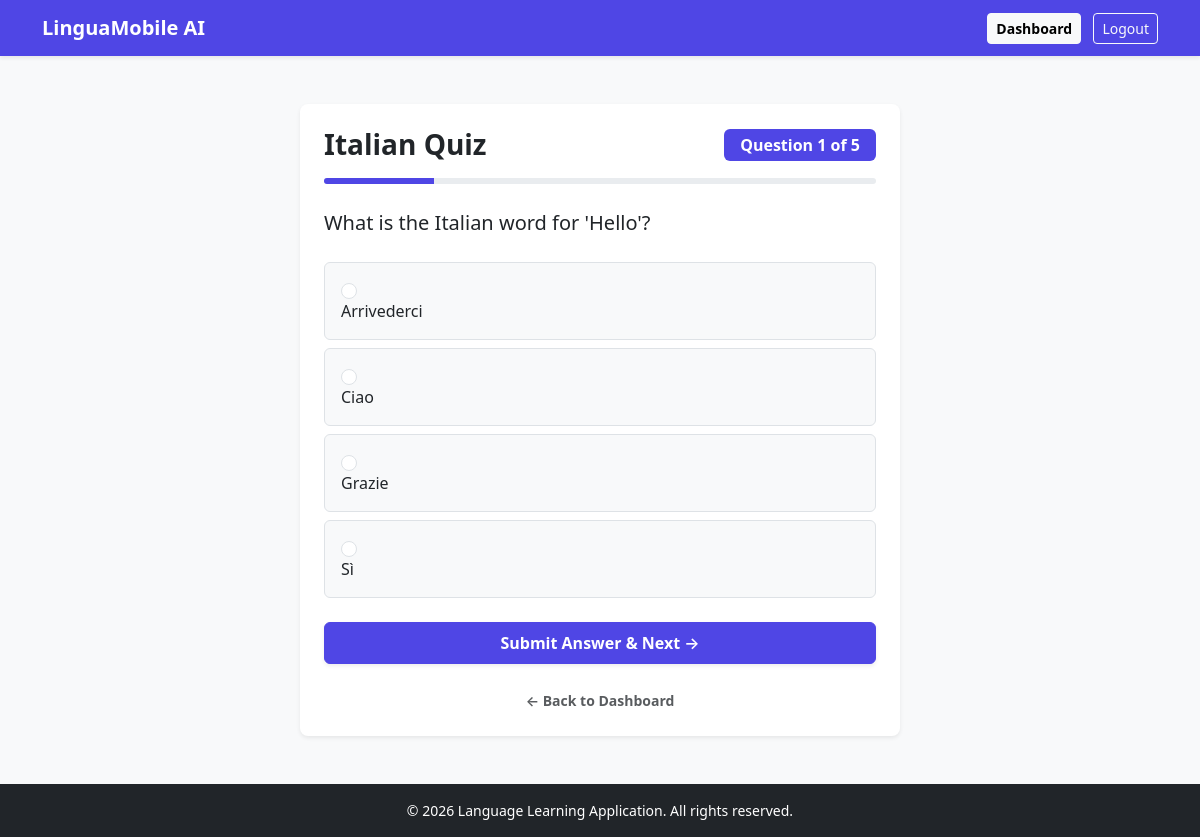
/quiz/4 (signed in), run on the app's committed database.
### tables this page shows
CREATE TABLE languages (
            id INTEGER PRIMARY KEY AUTOINCREMENT,
            name TEXT UNIQUE NOT NULL,
            code TEXT UNIQUE NOT NULL
        );

CREATE TABLE quiz (
            id INTEGER PRIMARY KEY AUTOINCREMENT,
            language_id INTEGER,
            question TEXT NOT NULL,
            option_a TEXT NOT NULL,
            option_b TEXT NOT NULL,
            option_c TEXT NOT NULL,
            option_d TEXT NOT NULL,
            answer TEXT NOT NULL,
            explanation TEXT NOT NULL,
            FOREIGN KEY (language_id) REFERENCES languages(id) ON DELETE CASCADE
        );

### app.py (the view, shortened to what this page needs)
@app.route('/quiz/<int:lang_id>', methods=['GET', 'POST'])
def quiz(lang_id):
    if 'user' not in session:
        return redirect(url_for('login'))
    if 'quiz_lang_id' not in session or session['quiz_lang_id'] != lang_id or 'quiz_questions' not in session:
        conn = get_db_connection()
        cursor = conn.cursor()
        cursor.execute("SELECT * FROM quiz WHERE language_id = ? LIMIT 50", (lang_id,))
        questions = cursor.fetchall()
        cursor.close()
        conn.close()
        if not questions:
            flash('No questions available for this language yet.', 'warning')
            return redirect(url_for('dashboard'))
        session['quiz_lang_id'] = lang_id
        session['quiz_questions'] = [q['id'] for q in questions]
        session['current_index'] = 0
        session['score'] = 0
        session['answers_history'] = []
    questions_ids = session['quiz_questions']
    current_index = session['current_index']
    if current_index >= len(questions_ids):
        return redirect(url_for('quiz_result'))
    current_q_id = questions_ids[current_index]
    conn = get_db_connection()
    cursor = conn.cursor()
    cursor.execute("SELECT * FROM quiz WHERE id = ?", (current_q_id,))
    quiz_data = cursor.fetchone()
    cursor.execute("SELECT * FROM languages WHERE id = ?", (lang_id,))
    language = cursor.fetchone()
    cursor.close()
    conn.close()
    return render_template('quiz.html', quiz=quiz_data, language=language, current_num=current_index + 1, total_num=len(questions_ids))

### app.py (called while the page is built)
def get_db_connection():
    conn = sqlite3.connect(DB_PATH)
    conn.row_factory = sqlite3.Row
    return conn

### templates/quiz.html
{% extends "base.html" %}
{% block content %}
<div class="card shadow-sm mx-auto p-4 border-0 rounded-3" style="max-width: 600px;">
    <div class="d-flex justify-content-between align-items-center mb-3">
        <h3 class="fw-bold text-dark mb-0">{{ language.name }} Quiz</h3>
        <span class="badge px-3 py-2 fs-6 text-white" style="background-color: #4f46e5;">Question {{ current_num }} of {{ total_num }}</span>
    </div>
    <div class="progress mb-4" style="height: 6px;">
        <div class="progress-bar" role="progressbar" style="width: {{ (current_num / total_num) * 100 }}%; background-color: #4f46e5;" aria-valuenow="{{ current_num }}" aria-valuemin="0" aria-valuemax="{{ total_num }}"></div>
    </div>
    <form method="POST">
        <p class="fs-5 fw-medium text-dark mb-4">{{ quiz.question }}</p>
        <div class="form-check p-3 mb-2 border rounded bg-light">
            <input class="form-check-input ms-0 me-2" type="radio" name="option" value="{{ quiz.option_a }}" id="opt1" required>
            <label class="form-check-label w-100 cursor-pointer" for="opt1">{{ quiz.option_a }}</label>
        </div>
        <div class="form-check p-3 mb-2 border rounded bg-light">
            <input class="form-check-input ms-0 me-2" type="radio" name="option" value="{{ quiz.option_b }}" id="opt2">
            <label class="form-check-label w-100 cursor-pointer" for="opt2">{{ quiz.option_b }}</label>
        </div>
        <div class="form-check p-3 mb-2 border rounded bg-light">
            <input class="form-check-input ms-0 me-2" type="radio" name="option" value="{{ quiz.option_c }}" id="opt3">
            <label class="form-check-label w-100 cursor-pointer" for="opt3">{{ quiz.option_c }}</label>
        </div>
        <div class="form-check p-3 mb-4 border rounded bg-light">
            <input class="form-check-input ms-0 me-2" type="radio" name="option" value="{{ quiz.option_d }}" id="opt4">
            <label class="form-check-label w-100 cursor-pointer" for="opt4">{{ quiz.option_d }}</label>
        </div>
        <button type="submit" class="btn text-white w-100 py-2 fw-semibold shadow-sm" style="background-color: #4f46e5; border-color: #4f46e5;">Submit Answer & Next →</button>
    </form>
    <div class="mt-4 text-center">
        <a href="{{ url_for('dashboard') }}" class="text-decoration-none small fw-semibold text-muted">← Back to Dashboard</a>
    </div>
</div>
{% endblock %}

### data on the page
languages: name "Italian"
quiz: question "What is the Italian word for 'Hello'?", option_a "Arrivederci", option_b "Ciao", option_c "Grazie", option_d "Sì"

### other printed values
{{ current_num }} "1"
{{ total_num }} "5"
